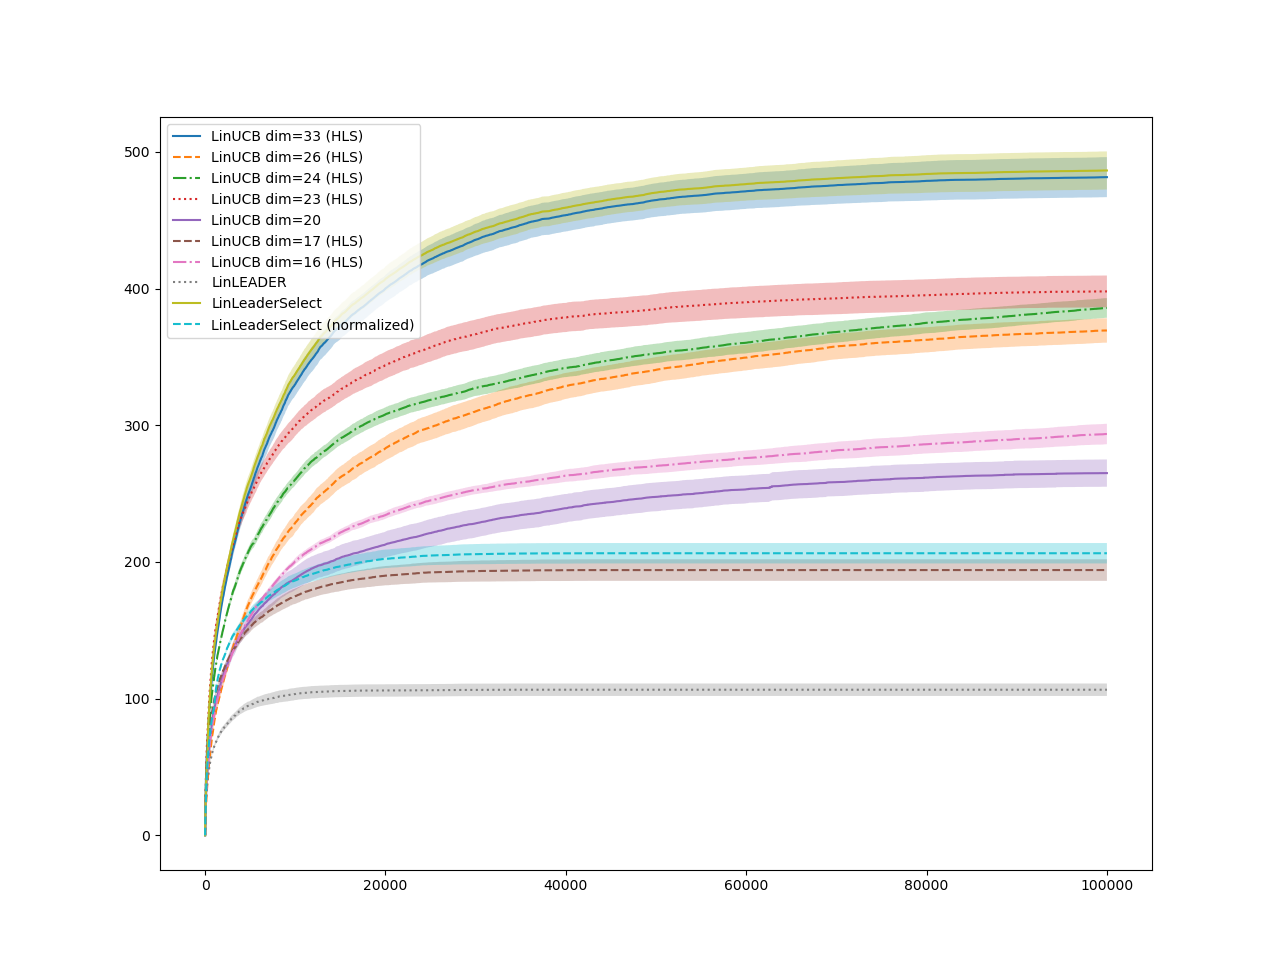

Recreate this plot in Python.
#!/usr/bin/env python3
# -*- coding: utf-8 -*-
"""
Created on Fri Jan 21 14:31:16 2022
Figure 1 from http://proceedings.mlr.press/v139/papini21a.html
"""
import numpy as np
from xb.envs.contextualfinite import ContextualFinite
from xb.envs.synthetic import LinearCB
from xb.envs.synthetic.linutils import is_hls, random_transform, derank_hls, hls_rank
from xb.algorithms import LinUCB, LinLEADER, LinLeaderSelect
from xb.runner import Runner
from copy import deepcopy
import matplotlib.pyplot as plt
from itertools import cycle
lines = ["-","--","-.",":"]
linecycler = cycle(lines)

T = 100000
SEED = 0#97764652
np.random.seed(SEED)
n_runs = 5
env_seeds = [np.random.randint(99999) for _ in range(n_runs)]
std = 0.3
delta = 0.1

#Ground truth
rep = np.load('../data/jester/jester_post_d33_span33.npz')
features, param = rep['features'], rep['theta']

env = LinearCB(features, 
                   param, 
                   rewards=features @ param, 
                   random_state=SEED,
                   noise_std=std)

rep_files = ['../data/jester/jester_post_d33_span33.npz', 
             '../data/jester/jester_post_d26_span26.npz',
             '../data/jester/jester_post_d24_span24.npz',
             '../data/jester/jester_post_d23_span23.npz',
             '../data/jester/jester_post_d20_span20.npz', # <- non HLS
             '../data/jester/jester_post_d17_span17.npz',
             '../data/jester/jester_post_d16_span16.npz']
#all representations are non-redundant

reps = [ContextualFinite._rep(np.load(rf)['features']) for rf in rep_files]


dims = [np.load(rf)['features'].shape[-1] for rf in rep_files]
ranks = [hls_rank(np.load(rf)['features'], np.load(rf)['theta']) 
             for rf in rep_files]
#"""

algs = [LinUCB(rep=r, 
               reg_val=1., 
               noise_std=std, 
               features_bound=r.feature_bound(), 
               param_bound= 1., 
               delta=delta, 
               adaptive_ci=True, 
               random_state=SEED,
) for r in reps]

algs.append(LinLEADER(reps=reps,
                      reg_val=1.,
                      noise_std=std,
                      features_bound=[r.feature_bound() for r in reps],
                      param_bound= 1.,
                      delta=delta,
                      adaptive_ci=True,
                      random_state=SEED,
))

algs.append(LinLeaderSelect(reps=reps,
                            reg_val=1.,
                            noise_std=std,
                            features_bound=[r.feature_bound() for r in reps], 
                            param_bound= 1., 
                            delta=delta,
                            adaptive_ci=True,
                            random_state=SEED,
                            normalize=False
))

algs.append(LinLeaderSelect(reps=reps,
                            reg_val=1.,
                            noise_std=std,
                            features_bound=[r.feature_bound() for r in reps], 
                            param_bound= 1., 
                            delta=delta,
                            adaptive_ci=True,
                            random_state=SEED,
                            normalize=True
))

for i, algo in enumerate(algs):
    regrets = np.zeros((n_runs, T))
    if i < len(reps):
        name = (type(algo).__name__ + ' dim=' + str(dims[i])
            + (' (HLS)' if ranks[i]==dims[i] else ''))
    else:
        name = type(algo).__name__ + (' (normalized)' if i==len(algs)-1 else '')
    print(f"Running {name}...")

    for j in range(n_runs):    
        env_copy = deepcopy(env)
        env_copy.rng = np.random.RandomState(env_seeds[j])
        runner = Runner(env=env_copy, algo=algo, T_max=T)
        runner.reset()
        out = runner()
        regrets[j] = out['expected_regret']

    mean = np.mean(regrets, axis=0)
    plt.plot(mean, next(linecycler), label=name)
    if n_runs > 1:
        low = mean - np.std(regrets, axis=0) / np.sqrt(n_runs)
        high = mean + np.std(regrets, axis=0) / np.sqrt(n_runs)
        plt.fill_between(np.arange(len(mean)), low, high, alpha=0.3)

#plt.xscale('log')
plt.legend()
plt.show()
#"""
